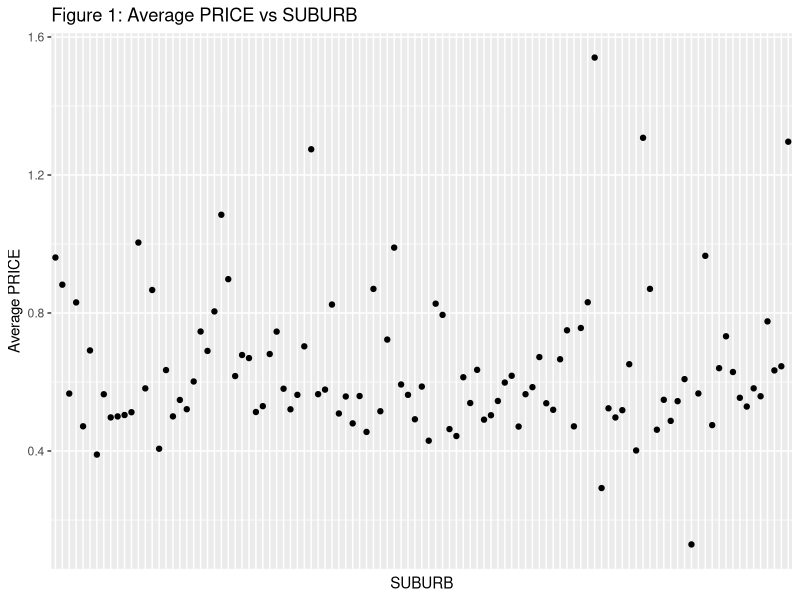
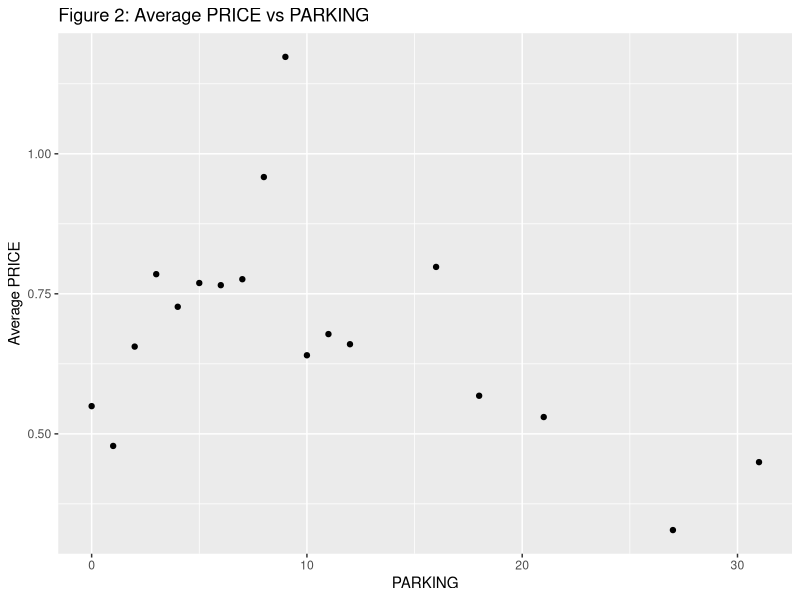
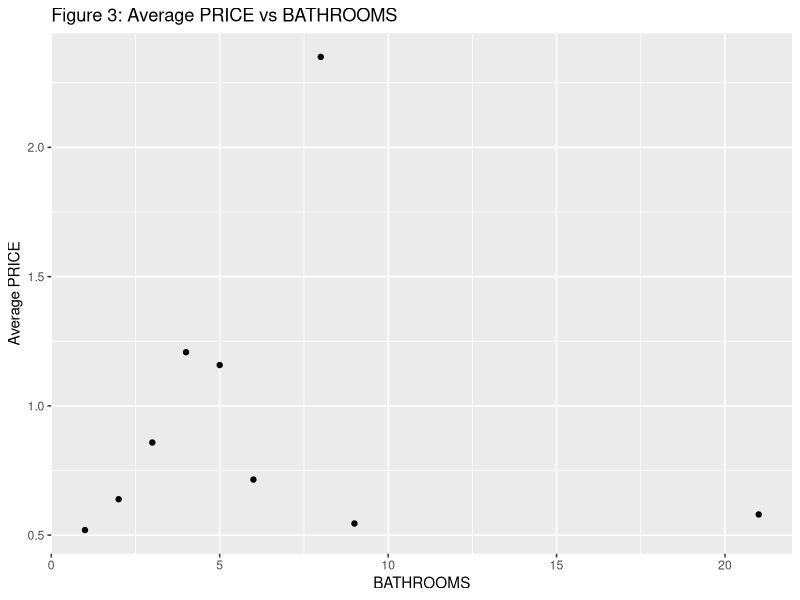
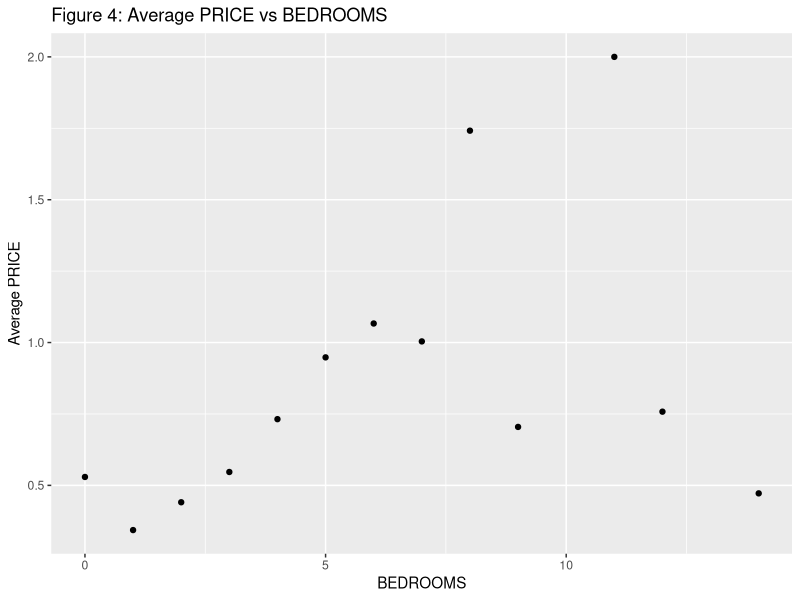
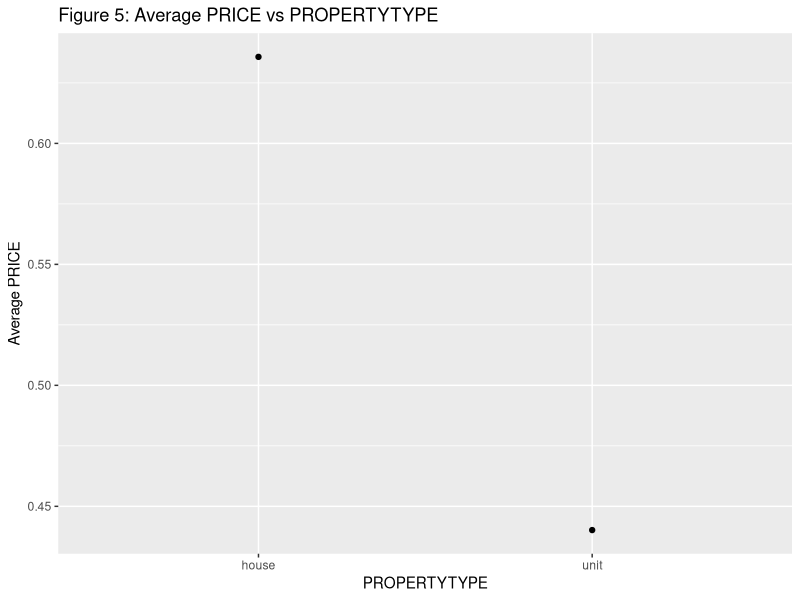
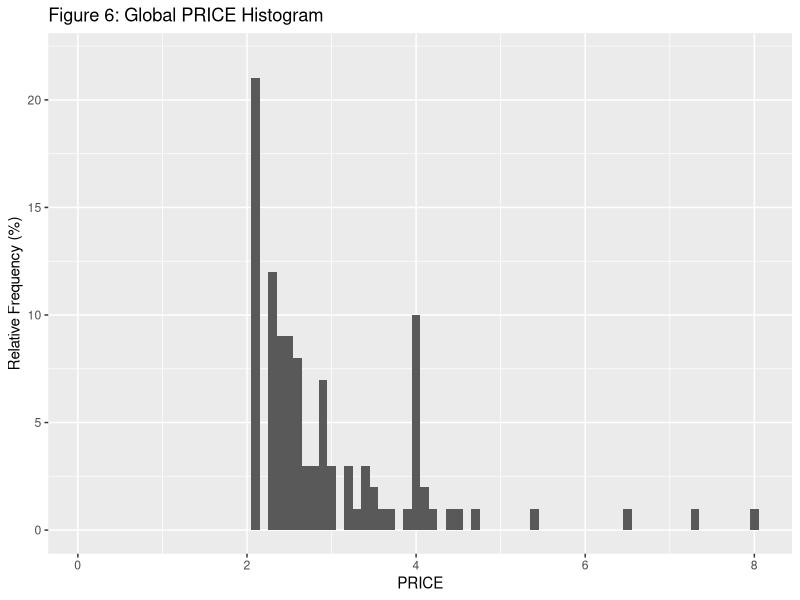

These charts were generated, in order, by the following R code:
## ---- chunk 1
knitr::opts_chunk$set(echo = FALSE)
## ---- chunk 2

#############################################################
# Preparing the data and Create train and test datasets files
#############################################################
##https://www.kaggle.com/htagholdings/canberra-real-estate-sales-20062019
library(tidyverse)
library(dplyr)
library(caret)
library(tidyverse)
library(caret)
library(readr)
housing_price <- read_csv("property_sales_canberra.csv")

##Convert records to numeric or character
h_price_conv <- as.data.frame(housing_price) %>% mutate(DATESOLD = datesold,
                                              PRICE = as.numeric(price),
                                              PRICE_M =as.numeric(price)/1000000,
                                              SUBURB = as.character(suburb),
                                              POSTCODE = as.numeric(postcode),
                                              PARKING = as.numeric(parking),
                                              BATHROOMS = as.numeric(bathrooms),
                                              BEDROOMS = as.numeric(bedrooms),
                                              PROPERTYTYPE = as.character(propertyType),
                                              SUBURBID = suburbid)

housing_price_sales <- h_price_conv
housing_price_sales[housing_price_sales == "N/A"] <- NA
h_price <- na.omit(housing_price_sales)


set.seed(1)
test_index <- createDataPartition(y = h_price$PRICE_M, times = 1, p = 0.1, list = FALSE)
train_set <- h_price[-test_index,]
temp <- h_price[test_index,]
# Make sure suburb and postcode in test set are also in train set
test_set <- temp %>%
  semi_join(train_set, by = "SUBURB") %>%
  semi_join(train_set, by = "POSTCODE")
# Add rows removed from test set back into train set
removed <- anti_join(temp, test_set)

## ---- chunk 3
train_set <- rbind(train_set, removed)
## ---- chunk 4
#create summary table
h_price_summary <- data.frame(number_of_rows = nrow(h_price),
                          number_of_column = ncol(h_price),
                          number_of_suburb = n_distinct(h_price$SUBURB),
                          number_of_postcode = n_distinct(h_price$POSTCODE),
                          average_price = round(mean(h_price$PRICE),2),
                          number_of_parking = n_distinct(h_price$PARKING),
                          number_of_BATHROOMS = n_distinct(h_price$BATHROOMS),
                          number_of_bedrooms = n_distinct(h_price$BEDROOMS),
                          number_of_propertytype = n_distinct(h_price$PROPERTYTYPE),
                          the_first_sell_date = min(h_price$DATESOLD),
                          the_last_sell_date = max(h_price$DATESOLD))

knitr::kable(h_price_summary[,1:5],caption = "Summary of House Price set (part 1)")
## ---- chunk 5
knitr::kable(h_price_summary[,6:9],caption = "Summary of House Price set (part 2)")
## ---- chunk 6
knitr::kable(h_price_summary[,10:11],caption = "Summary of House Price set (part 3)")
## ---- chunk 7
dim(train_set) 

## ---- chunk 8
str(train_set[,12:21]) 
  

## ---- chunk 9
train_set1  <-  train_set %>% 
  select(12:18)
head(train_set1, n=10) %>% 
  knitr::kable()

## ---- chunk 10
train_set2  <-  train_set %>% 
  select(19:21)
head(train_set2, n=10) %>% 
  knitr::kable()

## ---- chunk 11
train_set3 <- train_set %>%
  select(PRICE_M)
summary_price <- summary(train_set3)
knitr::kable(summary_price,caption = "Summary of Price ")
## ---- chunk 12
#plot by SUBURB
c <- h_price %>% 
  mutate(n=1) %>% 
  group_by(SUBURB) %>% 
  summarize(average=mean(PRICE_M))

ggplot(c, aes(x=SUBURB, average)) +
  geom_point()+
  labs(y = "Average PRICE")+
  ggtitle("Figure 1: Average PRICE vs SUBURB") +
 theme(axis.text.x=element_blank(),
       axis.ticks.x=element_blank())

## ---- chunk 13
c <- h_price %>% 
  mutate(n=1) %>% 
  group_by(PARKING) %>% 
  summarize(average=mean(PRICE_M))

ggplot(c, aes(PARKING, average))+
  geom_point()+
  ggtitle("Figure 2: Average PRICE vs PARKING")+
  labs(y = "Average PRICE")#+
 # theme(axis.text.x=element_blank(),
 #       axis.ticks.x=element_blank())

## ---- chunk 14
c <- h_price %>% 
  mutate(n=1) %>% 
  group_by(BATHROOMS) %>% 
  summarize(average=mean(PRICE_M))
d <- c %>% 
  mutate(year=as.numeric(BATHROOMS))

ggplot(d, aes(BATHROOMS, average))+
  geom_point() +
  ggtitle("Figure 3: Average PRICE vs BATHROOMS")+
  labs(y = "Average PRICE", x="BATHROOMS") 

## ---- chunk 15
c <- h_price %>% 
  mutate(n=1) %>% 
  group_by(BEDROOMS) %>% 
  summarize(average=mean(PRICE_M))
d <- c %>% 
  mutate(year=as.numeric(BEDROOMS))

ggplot(d, aes(BEDROOMS, average))+
  geom_point() +
  ggtitle("Figure 4: Average PRICE vs BEDROOMS")+
  labs(y = "Average PRICE", x="BEDROOMS")

## ---- chunk 16
#plot by PROPERTYTYPE 
c <- h_price %>% 
  mutate(n=1) %>% 
  group_by(PROPERTYTYPE ) %>% 
  summarize(average=mean(PRICE_M))

ggplot(c, aes(x=PROPERTYTYPE , average)) +
  geom_point()+
  labs(y = "Average PRICE")+
  ggtitle("Figure 5: Average PRICE vs PROPERTYTYPE ") 
## ---- chunk 17
train_set %>%
  ggplot(aes(PRICE_M)) +
  geom_histogram(binwidth = 0.1) +
  scale_x_continuous() +
  scale_y_continuous() +
  xlab("PRICE") +
  ylab("Relative Frequency (%)") +
  ggtitle("Figure 6: Global PRICE Histogram")+
  ylim(0, 22)

## ---- chunk 18

## ---- chunk 19
mu <- mean(train_set$PRICE_M)  
#define mu (average) of PRICE_M column in train_set 
#dataset PRICE_M (in millions of units)
mu
## ---- chunk 20
naive_rmse <- RMSE(train_set$PRICE_M, mu) 

## ---- chunk 21
      #As we go along, we will be comparing different approaches. 
      #Let's start by creating a results table with this naive approach

rmse_results <- tibble(method = "Just the Average", RMSE = naive_rmse)
rmse_results %>% knitr::kable()
## ---- chunk 22
#-----------------------------------------------------------------------

fit_lm <- lm(PRICE_M ~ SUBURB, data=train_set)
lm_predict <- predict(fit_lm, test_set)
rmse_lm <- RMSE(test_set$PRICE_M, lm_predict)

rmse_results <- bind_rows(rmse_results, 
                          tibble(method="Linear Model",
                                 RMSE = rmse_lm))  # putting data into a table
rmse_results %>% knitr::kable()
  
## ---- chunk 23
SUBURB_avgs <- train_set %>%  #incorporating SUBURB effect into equation,
                               #b_i is for SUBURB
  group_by(SUBURB) %>% 
  summarize(b_SUBURB = mean(PRICE_M - mu))

predicted_PRICE <- mu + 
  test_set %>%  #testing predicted PRICE data to test_set dataset
  left_join(SUBURB_avgs, by = 'SUBURB') %>% 
  pull(b_SUBURB)

# model_1_rmse <- RMSE(predicted_PRICE, test_set$PRICE_M)  #this test SUBURB effect

PARKING_avgs <- train_set %>%
  left_join(SUBURB_avgs, by='SUBURB') %>%
  group_by(PARKING) %>%
  summarize(b_PARKING = mean(PRICE_M - mu - b_SUBURB))

predicted_PRICE_PARKING <- test_set %>%   #putting both SUBURB and PARKING into model
  left_join(SUBURB_avgs, by='SUBURB') %>% 
  left_join(PARKING_avgs, by='PARKING') %>% 
  mutate(pred = mu +b_PARKING + b_SUBURB) %>%
  #na.omit() %>% 
  pull(pred)

model_2_rmse <- RMSE(predicted_PRICE_PARKING, test_set$PRICE_M)  
#calculate residual mean square error for the two effects
rmse_results <- bind_rows(rmse_results, 
                          tibble(method="PARKING + SUBURB Effects Model",
                                 RMSE = model_2_rmse))  # putting data into a table


## ---- chunk 24
BATHROOMS_avgs <- train_set %>%              # adding BATHROOMS into model
  left_join(SUBURB_avgs, by='SUBURB') %>%
  left_join(PARKING_avgs, by='PARKING') %>%
  group_by(BATHROOMS) %>%
  summarize(b_BATHROOMS = mean(PRICE_M - mu - b_SUBURB - b_PARKING))

predicted_PRICE_PARKING_BATHROOMS <- test_set %>%   
  left_join(SUBURB_avgs, by='SUBURB') %>% 
  left_join(PARKING_avgs, by='PARKING') %>% 
  left_join(BATHROOMS_avgs, by='BATHROOMS') %>%
  mutate(pred = mu +b_PARKING + b_SUBURB + b_BATHROOMS) %>%
  #na.omit() %>% 
  pull(pred)



model_3_rmse <- RMSE(predicted_PRICE_PARKING_BATHROOMS, test_set$PRICE_M)  
#calculate residual mean square error for the two effects
rmse_results <- bind_rows(rmse_results, 
                          tibble(method="PARKING + SUBURB + BATHROOMS Effects Model",
                                 RMSE = model_3_rmse))  # putting data into a table
## ---- chunk 25
BEDROOMS_avgs <- train_set %>%              # adding BEDROOMS into model
  left_join(SUBURB_avgs, by='SUBURB') %>%
  left_join(PARKING_avgs, by='PARKING') %>%
  left_join(BATHROOMS_avgs, by='BATHROOMS') %>%
  group_by(BEDROOMS) %>%
  summarize(b_BEDROOMS = mean(PRICE_M - mu - b_SUBURB - b_PARKING - b_BATHROOMS))

predicted_PRICE_PARKING_BATHROOMS_BEDROOMS <- test_set %>%   
  left_join(SUBURB_avgs, by='SUBURB') %>% 
  left_join(PARKING_avgs, by='PARKING') %>% 
  left_join(BATHROOMS_avgs, by='BATHROOMS') %>%
  left_join(BEDROOMS_avgs, by='BEDROOMS') %>%
  mutate(pred_BEDROOMS = mu +b_PARKING + b_SUBURB + b_BATHROOMS +b_BEDROOMS) %>%
  #na.omit() %>% 
  pull(pred_BEDROOMS)



model_4_rmse <- RMSE(predicted_PRICE_PARKING_BATHROOMS_BEDROOMS, test_set$PRICE_M)  
#calculate residual mean square error for the two effects
rmse_results <- bind_rows(rmse_results, 
    tibble(method="PARKING + SUBURB + BATHROOMS + BEDROOMS Effects Model",
                   RMSE = model_4_rmse))  # putting data into a table


## ---- chunk 26

PROPERTYTYPE_avgs <- train_set %>%               # adding PROPERTYTYPE into model
  left_join(SUBURB_avgs, by='SUBURB') %>%
  left_join(PARKING_avgs, by='PARKING') %>%
  left_join(BATHROOMS_avgs, by='BATHROOMS') %>%
  left_join(BEDROOMS_avgs, by='BEDROOMS') %>%
  group_by(PROPERTYTYPE) %>%
  summarize(b_PROPERTYTYPE = mean(PRICE_M - mu - b_SUBURB - b_PARKING - b_BATHROOMS 
                                  - b_BEDROOMS))

predicted_PRICE_PARKING_BATHROOMS_BEDROOMS_PROPERTYTYPE <- test_set %>%   
  left_join(SUBURB_avgs, by='SUBURB') %>% 
  left_join(PARKING_avgs, by='PARKING') %>% 
  left_join(BATHROOMS_avgs, by='BATHROOMS') %>%
  left_join(BEDROOMS_avgs, by='BEDROOMS') %>%
  left_join(PROPERTYTYPE_avgs, by='PROPERTYTYPE') %>%
  mutate(pred_PROPERTYTYPE = mu +b_PARKING + b_SUBURB + b_BATHROOMS +b_BEDROOMS +
           b_PROPERTYTYPE) %>%
  #na.omit() %>% 
  pull(pred_PROPERTYTYPE)



model_5_rmse <- RMSE(predicted_PRICE_PARKING_BATHROOMS_BEDROOMS_PROPERTYTYPE, 
                     test_set$PRICE_M)  
#calculate residual mean square error for the two effects
rmse_results <- bind_rows(rmse_results, 
 tibble(method="PARKING + SUBURB + BATHROOMS + BEDROOMS + PROPERTYTYPE Effects Model",
   RMSE = model_5_rmse))  # putting data into a table


## ---- chunk 27
rmse_results %>% knitr::kable()
